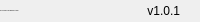
              <widget class="QFrame" name="bottomBar">
               <property name="minimumSize">
                <size>
                 <width>0</width>
                 <height>22</height>
                </size>
               </property>
               <property name="maximumSize">
                <size>
                 <width>16777215</width>
                 <height>22</height>
                </size>
               </property>
               <property name="frameShape">
                <enum>QFrame::NoFrame</enum>
               </property>
               <property name="frameShadow">
                <enum>QFrame::Raised</enum>
               </property>
               <layout class="QHBoxLayout" name="horizontalLayout_5">
                <property name="spacing">
                 <number>0</number>
                </property>
                <property name="leftMargin">
                 <number>0</number>
                </property>
                <property name="topMargin">
                 <number>0</number>
                </property>
                <property name="rightMargin">
                 <number>0</number>
                </property>
                <property name="bottomMargin">
                 <number>0</number>
                </property>
                <item>
                 <widget class="QLabel" name="creditsLabel">
                  <property name="maximumSize">
                   <size>
                    <width>16777215</width>
                    <height>16</height>
                   </size>
                  </property>
                  <property name="font">
                   <font>
                    <family>Segoe UI</family>
                    <pointsize>-1</pointsize>
                    <weight>50</weight>
                    <italic>false</italic>
                    <bold>false</bold>
                   </font>
                  </property>
                  <property name="text">
                   <string>By John Lbalunye and Emmanuel Achinga </string>
                  </property>
                  <property name="alignment">
                   <set>Qt::AlignLeading|Qt::AlignLeft|Qt::AlignVCenter</set>
                  </property>
                 </widget>
                </item>
                <item>
                 <widget class="QLabel" name="version">
                  <property name="text">
                   <string>v1.0.1</string>
                  </property>
                  <property name="alignment">
                   <set>Qt::AlignRight|Qt::AlignTrailing|Qt::AlignVCenter</set>
                  </property>
                 </widget>
                </item>
                <item>
                 <widget class="QFrame" name="frame_size_grip">
                  <property name="minimumSize">
                   <size>
                    <width>20</width>
                    <height>0</height>
                   </size>
                  </property>
                  <property name="maximumSize">
                   <size>
                    <width>20</width>
                    <height>16777215</height>
                   </size>
                  </property>
                  <property name="frameShape">
                   <enum>QFrame::NoFrame</enum>
                  </property>
                  <property name="frameShadow">
                   <enum>QFrame::Raised</enum>
                  </property>
                 </widget>
                </item>
               </layout>
              </widget>
